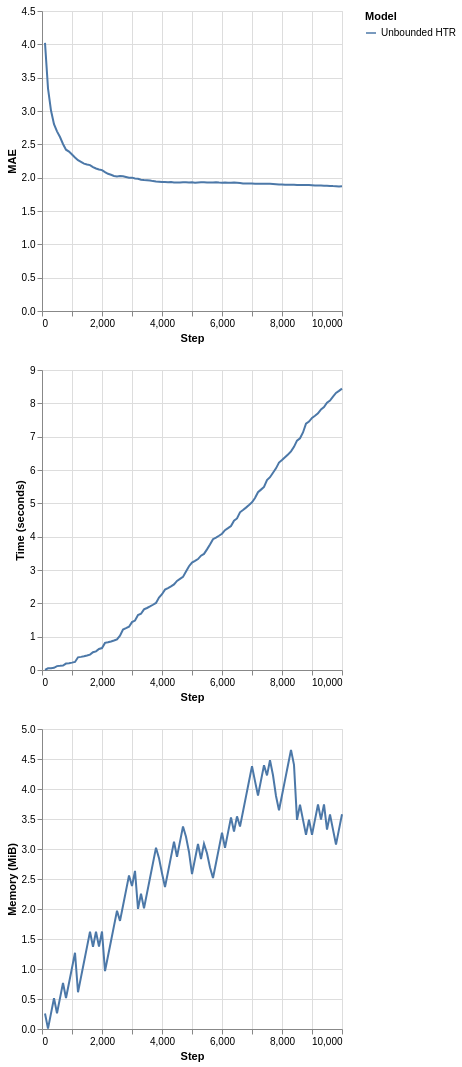

This figure's notebook cell:
### Code cell
plot_performance(
    synth.Friedman(seed=42).take(10_000),
    metrics.MAE(),
    {
        "Unbounded HTR": (
            preprocessing.StandardScaler() |
            tree.HoeffdingTreeRegressor(splitter=tree.splitter.EBSTSplitter())
        )
    }
)

### Figure 1 — Vega-Lite specification as saved in the notebook (floating-point values rounded to 4 significant figures)
{"config": {"view": {"continuousWidth": 300, "continuousHeight": 300}}, "vconcat": [{"mark": {"type": "line"}, "encoding": {"color": {"field": "Model", "type": "nominal"}, "x": {"field": "Step", "type": "quantitative"}, "y": {"field": "Metric", "title": "MAE", "type": "quantitative"}}}, {"mark": {"type": "line"}, "encoding": {"color": {"field": "Model", "type": "nominal"}, "x": {"field": "Step", "type": "quantitative"}, "y": {"field": "Time", "title": "Time (seconds)", "type": "quantitative"}}}, {"mark": {"type": "line"}, "encoding": {"color": {"field": "Model", "type": "nominal"}, "x": {"field": "Step", "type": "quantitative"}, "y": {"field": "Memory", "title": "Memory (MiB)", "type": "quantitative"}}}], "data": {"name": "data-baf4fcfff21e4940e97daa8c81b2d75e"}, "$schema": "https://vega.github.io/schema/vega-lite/v6.1.0.json", "datasets": {"data-baf4fcfff21e4940e97daa8c81b2d75e": [{"Step": 100, "Metric": 4.023, "Time": 0.004285, "Memory": 0.2578, "Model": "Unbounded HTR"}, {"Step": 200, "Metric": 3.34, "Time": 0.05202, "Memory": 0.006594, "Model": "Unbounded HTR"}, {"Step": 300, "Metric": 3.007, "Time": 0.05613, "Memory": 0.2603, "Model": "Unbounded HTR"}, {"Step": 400, "Metric": 2.803, "Time": 0.06469, "Memory": 0.512, "Model": "Unbounded HTR"}, {"Step": 500, "Metric": 2.695, "Time": 0.1162, "Memory": 0.2622, "Model": "Unbounded HTR"}, {"Step": 600, "Metric": 2.61, "Time": 0.1242, "Memory": 0.514, "Model": "Unbounded HTR"}, {"Step": 700, "Metric": 2.506, "Time": 0.1356, "Memory": 0.7658, "Model": "Unbounded HTR"}, {"Step": 800, "Metric": 2.42, "Time": 0.1931, "Memory": 0.5159, "Model": "Unbounded HTR"}, {"Step": 900, "Metric": 2.391, "Time": 0.2047, "Memory": 0.7677, "Model": "Unbounded HTR"}, {"Step": 1000, "Metric": 2.346, "Time": 0.2209, "Memory": 1.019, "Model": "Unbounded HTR"}, {"Step": 1100, "Metric": 2.303, "Time": 0.2423, "Memory": 1.271, "Model": "Unbounded HTR"}, {"Step": 1200, "Metric": 2.262, "Time": 0.3805, "Memory": 0.6129, "Model": "Unbounded HTR"}, {"Step": 1300, "Metric": 2.237, "Time": 0.394, "Memory": 0.8646, "Model": "Unbounded HTR"}, {"Step": 1400, "Metric": 2.211, "Time": 0.4123, "Memory": 1.116, "Model": "Unbounded HTR"}, {"Step": 1500, "Metric": 2.198, "Time": 0.4348, "Memory": 1.368, "Model": "Unbounded HTR"}, {"Step": 1600, "Metric": 2.188, "Time": 0.4612, "Memory": 1.62, "Model": "Unbounded HTR"}, {"Step": 1700, "Metric": 2.159, "Time": 0.5336, "Memory": 1.37, "Model": "Unbounded HTR"}, {"Step": 1800, "Metric": 2.137, "Time": 0.5599, "Memory": 1.622, "Model": "Unbounded HTR"}, {"Step": 1900, "Metric": 2.124, "Time": 0.6315, "Memory": 1.372, "Model": "Unbounded HTR"}, {"Step": 2000, "Metric": 2.113, "Time": 0.6585, "Memory": 1.624, "Model": "Unbounded HTR"}, {"Step": 2100, "Metric": 2.083, "Time": 0.8137, "Memory": 0.9642, "Model": "Unbounded HTR"}, {"Step": 2200, "Metric": 2.058, "Time": 0.833, "Memory": 1.216, "Model": "Unbounded HTR"}, {"Step": 2300, "Metric": 2.043, "Time": 0.8572, "Memory": 1.468, "Model": "Unbounded HTR"}, {"Step": 2400, "Metric": 2.026, "Time": 0.8859, "Memory": 1.72, "Model": "Unbounded HTR"}, {"Step": 2500, "Metric": 2.018, "Time": 0.9193, "Memory": 1.971, "Model": "Unbounded HTR"}, {"Step": 2600, "Metric": 2.023, "Time": 1.031, "Memory": 1.802, "Model": "Unbounded HTR"}, {"Step": 2700, "Metric": 2.02, "Time": 1.216, "Memory": 2.054, "Model": "Unbounded HTR"}, {"Step": 2800, "Metric": 2.009, "Time": 1.255, "Memory": 2.306, "Model": "Unbounded HTR"}, {"Step": 2900, "Metric": 1.999, "Time": 1.298, "Memory": 2.557, "Model": "Unbounded HTR"}, {"Step": 3000, "Metric": 2.0, "Time": 1.436, "Memory": 2.383, "Model": "Unbounded HTR"}, {"Step": 3100, "Metric": 1.987, "Time": 1.484, "Memory": 2.635, "Model": "Unbounded HTR"}, {"Step": 3200, "Metric": 1.983, "Time": 1.647, "Memory": 2.002, "Model": "Unbounded HTR"}, {"Step": 3300, "Metric": 1.969, "Time": 1.687, "Memory": 2.254, "Model": "Unbounded HTR"}, {"Step": 3400, "Metric": 1.964, "Time": 1.819, "Memory": 2.013, "Model": "Unbounded HTR"}, {"Step": 3500, "Metric": 1.96, "Time": 1.861, "Memory": 2.265, "Model": "Unbounded HTR"}, {"Step": 3600, "Metric": 1.957, "Time": 1.907, "Memory": 2.516, "Model": "Unbounded HTR"}, {"Step": 3700, "Metric": 1.948, "Time": 1.957, "Memory": 2.768, "Model": "Unbounded HTR"}, {"Step": 3800, "Metric": 1.943, "Time": 2.013, "Memory": 3.02, "Model": "Unbounded HTR"}, {"Step": 3900, "Metric": 1.94, "Time": 2.173, "Memory": 2.847, "Model": "Unbounded HTR"}, {"Step": 4000, "Metric": 1.934, "Time": 2.274, "Memory": 2.596, "Model": "Unbounded HTR"}, {"Step": 4100, "Metric": 1.934, "Time": 2.412, "Memory": 2.366, "Model": "Unbounded HTR"}, {"Step": 4200, "Metric": 1.933, "Time": 2.457, "Memory": 2.617, "Model": "Unbounded HTR"}, {"Step": 4300, "Metric": 1.934, "Time": 2.507, "Memory": 2.869, "Model": "Unbounded HTR"}, {"Step": 4400, "Metric": 1.928, "Time": 2.566, "Memory": 3.121, "Model": "Unbounded HTR"}, {"Step": 4500, "Metric": 1.926, "Time": 2.672, "Memory": 2.87, "Model": "Unbounded HTR"}, {"Step": 4600, "Metric": 1.928, "Time": 2.731, "Memory": 3.123, "Model": "Unbounded HTR"}, {"Step": 4700, "Metric": 1.93, "Time": 2.792, "Memory": 3.375, "Model": "Unbounded HTR"}, {"Step": 4800, "Metric": 1.932, "Time": 2.958, "Memory": 3.203, "Model": "Unbounded HTR"}, {"Step": 4900, "Metric": 1.928, "Time": 3.114, "Memory": 2.951, "Model": "Unbounded HTR"}, {"Step": 5000, "Metric": 1.93, "Time": 3.223, "Memory": 2.58, "Model": "Unbounded HTR"}, {"Step": 5100, "Metric": 1.925, "Time": 3.271, "Memory": 2.832, "Model": "Unbounded HTR"}, {"Step": 5200, "Metric": 1.929, "Time": 3.327, "Memory": 3.084, "Model": "Unbounded HTR"}, {"Step": 5300, "Metric": 1.931, "Time": 3.429, "Memory": 2.834, "Model": "Unbounded HTR"}, {"Step": 5400, "Metric": 1.93, "Time": 3.483, "Memory": 3.086, "Model": "Unbounded HTR"}, {"Step": 5500, "Metric": 1.926, "Time": 3.619, "Memory": 2.93, "Model": "Unbounded HTR"}, {"Step": 5600, "Metric": 1.926, "Time": 3.766, "Memory": 2.692, "Model": "Unbounded HTR"}, {"Step": 5700, "Metric": 1.929, "Time": 3.925, "Memory": 2.516, "Model": "Unbounded HTR"}, {"Step": 5800, "Metric": 1.93, "Time": 3.972, "Memory": 2.767, "Model": "Unbounded HTR"}, {"Step": 5900, "Metric": 1.927, "Time": 4.027, "Memory": 3.019, "Model": "Unbounded HTR"}, {"Step": 6000, "Metric": 1.925, "Time": 4.087, "Memory": 3.271, "Model": "Unbounded HTR"}, {"Step": 6100, "Metric": 1.927, "Time": 4.195, "Memory": 3.02, "Model": "Unbounded HTR"}, {"Step": 6200, "Metric": 1.925, "Time": 4.255, "Memory": 3.273, "Model": "Unbounded HTR"}, {"Step": 6300, "Metric": 1.925, "Time": 4.32, "Memory": 3.525, "Model": "Unbounded HTR"}, {"Step": 6400, "Metric": 1.926, "Time": 4.48, "Memory": 3.293, "Model": "Unbounded HTR"}, {"Step": 6500, "Metric": 1.923, "Time": 4.547, "Memory": 3.544, "Model": "Unbounded HTR"}, {"Step": 6600, "Metric": 1.921, "Time": 4.732, "Memory": 3.374, "Model": "Unbounded HTR"}, {"Step": 6700, "Metric": 1.914, "Time": 4.8, "Memory": 3.625, "Model": "Unbounded HTR"}, {"Step": 6800, "Metric": 1.911, "Time": 4.872, "Memory": 3.877, "Model": "Unbounded HTR"}, {"Step": 6900, "Metric": 1.912, "Time": 4.948, "Memory": 4.129, "Model": "Unbounded HTR"}, {"Step": 7000, "Metric": 1.911, "Time": 5.029, "Memory": 4.381, "Model": "Unbounded HTR"}, {"Step": 7100, "Metric": 1.91, "Time": 5.158, "Memory": 4.131, "Model": "Unbounded HTR"}, {"Step": 7200, "Metric": 1.91, "Time": 5.333, "Memory": 3.891, "Model": "Unbounded HTR"}, {"Step": 7300, "Metric": 1.908, "Time": 5.411, "Memory": 4.143, "Model": "Unbounded HTR"}, {"Step": 7400, "Metric": 1.908, "Time": 5.493, "Memory": 4.395, "Model": "Unbounded HTR"}, {"Step": 7500, "Metric": 1.91, "Time": 5.699, "Memory": 4.227, "Model": "Unbounded HTR"}, {"Step": 7600, "Metric": 1.908, "Time": 5.784, "Memory": 4.479, "Model": "Unbounded HTR"}, {"Step": 7700, "Metric": 1.905, "Time": 5.917, "Memory": 4.229, "Model": "Unbounded HTR"}, {"Step": 7800, "Metric": 1.903, "Time": 6.05, "Memory": 3.883, "Model": "Unbounded HTR"}, {"Step": 7900, "Metric": 1.899, "Time": 6.222, "Memory": 3.645, "Model": "Unbounded HTR"}, {"Step": 8000, "Metric": 1.899, "Time": 6.299, "Memory": 3.897, "Model": "Unbounded HTR"}, {"Step": 8100, "Metric": 1.894, "Time": 6.382, "Memory": 4.149, "Model": "Unbounded HTR"}, {"Step": 8200, "Metric": 1.894, "Time": 6.466, "Memory": 4.4, "Model": "Unbounded HTR"}, {"Step": 8300, "Metric": 1.895, "Time": 6.559, "Memory": 4.652, "Model": "Unbounded HTR"}, {"Step": 8400, "Metric": 1.894, "Time": 6.695, "Memory": 4.402, "Model": "Unbounded HTR"}, {"Step": 8500, "Metric": 1.891, "Time": 6.88, "Memory": 3.486, "Model": "Unbounded HTR"}, {"Step": 8600, "Metric": 1.891, "Time": 6.953, "Memory": 3.738, "Model": "Unbounded HTR"}, {"Step": 8700, "Metric": 1.891, "Time": 7.126, "Memory": 3.486, "Model": "Unbounded HTR"}, {"Step": 8800, "Metric": 1.891, "Time": 7.389, "Memory": 3.236, "Model": "Unbounded HTR"}, {"Step": 8900, "Metric": 1.89, "Time": 7.454, "Memory": 3.489, "Model": "Unbounded HTR"}, {"Step": 9000, "Metric": 1.888, "Time": 7.563, "Memory": 3.238, "Model": "Unbounded HTR"}, {"Step": 9100, "Metric": 1.884, "Time": 7.629, "Memory": 3.49, "Model": "Unbounded HTR"}, {"Step": 9200, "Metric": 1.883, "Time": 7.698, "Memory": 3.743, "Model": "Unbounded HTR"}, {"Step": 9300, "Metric": 1.881, "Time": 7.819, "Memory": 3.492, "Model": "Unbounded HTR"}, {"Step": 9400, "Metric": 1.879, "Time": 7.889, "Memory": 3.745, "Model": "Unbounded HTR"}, {"Step": 9500, "Metric": 1.879, "Time": 8.019, "Memory": 3.322, "Model": "Unbounded HTR"}, {"Step": 9600, "Metric": 1.876, "Time": 8.085, "Memory": 3.574, "Model": "Unbounded HTR"}, {"Step": 9700, "Metric": 1.873, "Time": 8.2, "Memory": 3.324, "Model": "Unbounded HTR"}, {"Step": 9800, "Metric": 1.872, "Time": 8.31, "Memory": 3.074, "Model": "Unbounded HTR"}, {"Step": 9900, "Metric": 1.869, "Time": 8.373, "Memory": 3.326, "Model": "Unbounded HTR"}, {"Step": 10000, "Metric": 1.87, "Time": 8.442, "Memory": 3.578, "Model": "Unbounded HTR"}]}}
